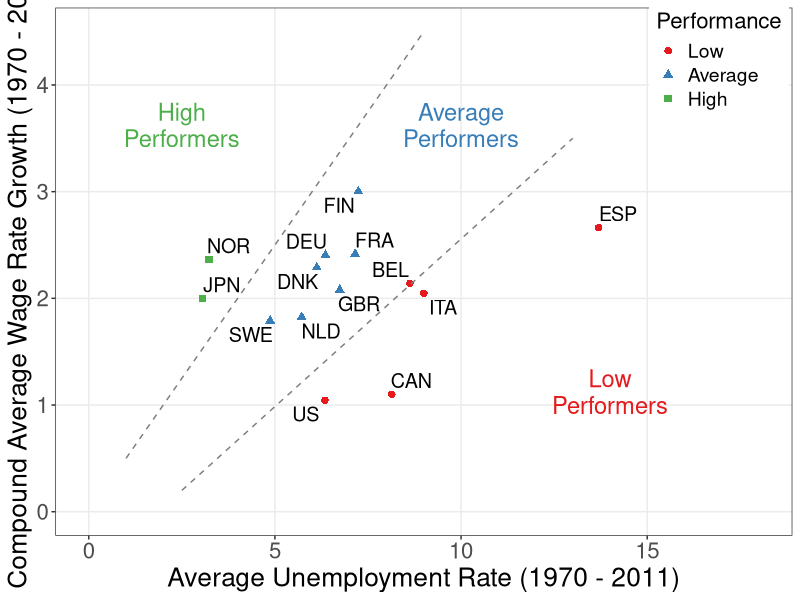
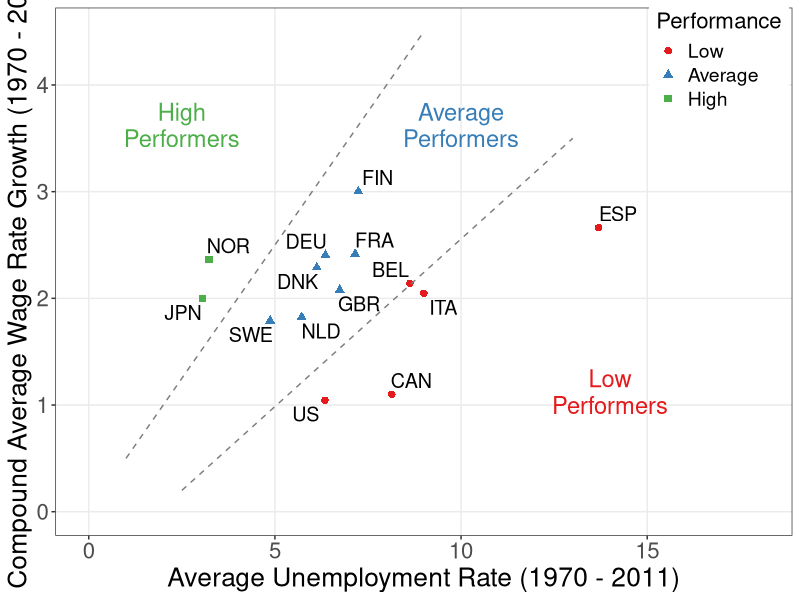

Write R code to recreate these figures, in order.
library(ggplot2)
library(ggrepel)
library(scales)
library(RColorBrewer)

#Import data
wageunions <- read.csv("employment/unions_data_wages.csv")
#Set color palette
COL <- brewer.pal(3, "Set1")
grays <- gray.colors(25, start = 1, end = 0, alpha = 1)

#Plot initial data with ggplot
u1 <- ggplot(wageunions,aes(x = UnemploymentAvg, y = RealWageGrowth, 
                            color = factor(Performance), 
                            shape = factor(Performance)))
#Add bells and whistles to plot
u1 + 
  geom_point(size = 2.2) + 
  coord_cartesian(xlim = c(0, 18), ylim = c(0, 4.5)) +
  labs(x = "Average Unemployment Rate (1970 - 2011)",
       y = "Compound Average Wage Rate Growth (1970 - 2011)") + 
  # xlab("Average Unemployment Rate (1970 - 2011)") + 
  # ylab("Compound Average Wage Rate Growth (1970 - 2011)") + 
  scale_color_brewer(palette="Set1", name = "Performance", 
                     labels = c("Low", "Average", "High")) +
  scale_shape_discrete(name = "Performance", 
                       labels = c("Low", "Average", "High")) + 
  # annotate("text", x = 14, y = 1.25, label = "Low", color = COL[1], size = 6) + 
  # annotate("text", x = 14, y = 1, label = "Performers", color = COL[1], size = 6) + 
  # annotate("segment", x = 2.5, xend = 13, y = 0.2, yend = 3.5, color = COL[1], lty = 2) + 
  # annotate("text", x = 10, y = 3.75, label = "Average", color = COL[2], size = 6) + 
  # annotate("text", x = 10, y = 3.5, label = "Performers", color = COL[2], size = 6) + 
  # annotate("text", x = 2.5, y = 3.75, label = "High", color = COL[3], size = 6) +
  # annotate("text", x = 2.5, y = 3.5, label = "Performers", color = COL[3], size = 6) +
  # annotate("segment", x = 1, xend = 9, y = 0.5, yend = 4.5, color = COL[3], lty = 2) + 
  annotate("text", x = 14, y = 1.25, label = "Low", color = COL[1], size = 6) + 
  annotate("text", x = 14, y = 1, label = "Performers", color = COL[1], size = 6) + 
  annotate("segment", x = 2.5, xend = 13, y = 0.2, yend = 3.5, color = grays[20], lty = 2) + 
  annotate("text", x = 10, y = 3.75, label = "Average", color = COL[2], size = 6) + 
  annotate("text", x = 10, y = 3.5, label = "Performers", color = COL[2], size = 6) + 
  annotate("text", x = 2.5, y = 3.75, label = "High", color = COL[3], size = 6) +
  annotate("text", x = 2.5, y = 3.5, label = "Performers", color = COL[3], size = 6) +
  annotate("segment", x = 1, xend = 9, y = 0.5, yend = 4.5, color = grays[20], lty = 2) + 
  geom_text_repel(aes(label = Country), size = 5, show.legend = FALSE, color = "black") +
  theme_bw() +
  theme(panel.grid.minor = element_blank(),
        legend.position = c(0.9, 0.9),
        axis.title = element_text(size = 19), 
        axis.text = element_text(size = 16), 
        legend.title = element_text(size = 16), 
        legend.text = element_text(size = 14))

ggsave("employment/employment_unemployment_wages_data.pdf", width = 9, height = 7, units = "in")
